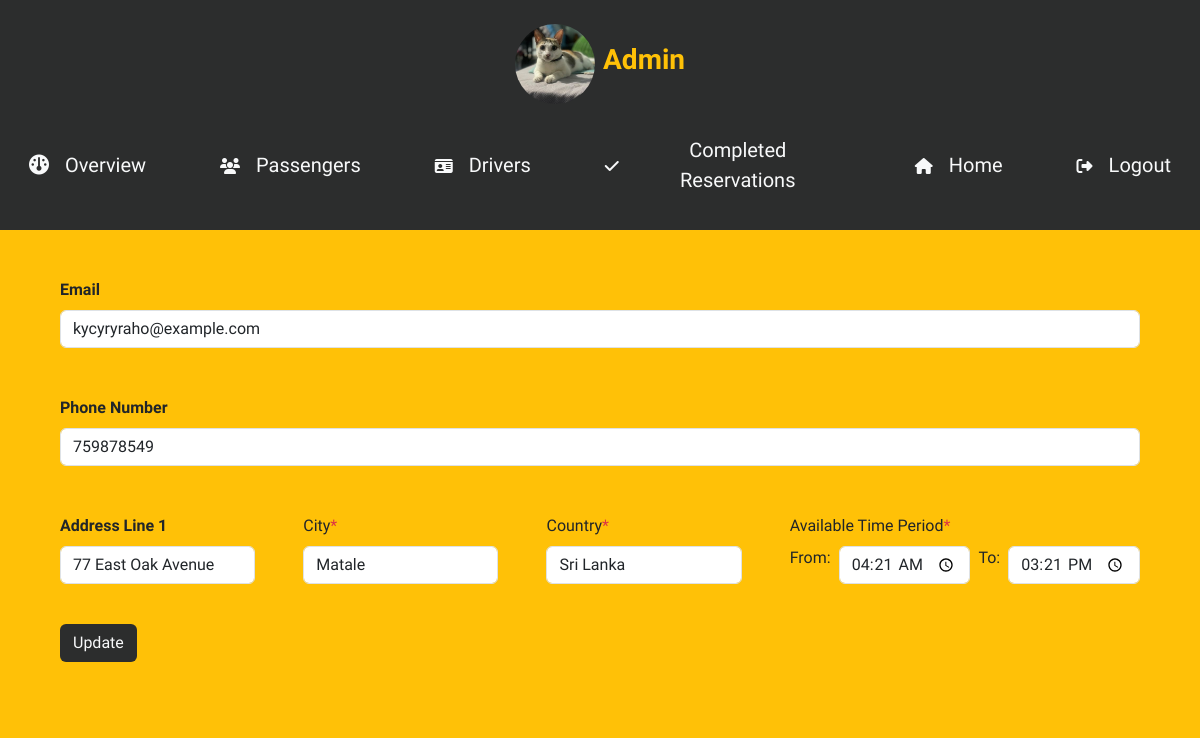
The page /admin-panel/admin-panel.php?edit_driver&driver_id=5 on the database its author committed.
### tables this page shows
CREATE TABLE `table_driver` (
  `driver_id` int(11) NOT NULL,
  `driver_name` varchar(50) NOT NULL,
  `driver_email` varchar(50) NOT NULL,
  `driver_phone_no` varchar(12) NOT NULL,
  `driver_id_card_no` varchar(20) NOT NULL,
  `driver_username` varchar(50) NOT NULL,
  `driver_password` varchar(255) NOT NULL,
  `taxi_number` varchar(20) NOT NULL,
  `availability_status` varchar(50) NOT NULL,
  `location_latitude` varchar(20) NOT NULL,
  `location_longitude` varchar(20) NOT NULL,
  `start_time` time NOT NULL,
  `end_time` time NOT NULL,
  `driver_address_line` varchar(50) NOT NULL,
  `driver_city` varchar(20) NOT NULL,
  `driver_country` varchar(20) NOT NULL,
  `driver_image` varchar(255) NOT NULL
);

### admin-panel/edit-driver.php (the view, shortened to what this page needs)
<?php
if (isset($_GET['driver_id'])) {
    $passedDriverId = $_GET['driver_id'];
    $getDriverDetails = mysqli_query($con, "SELECT * FROM `table_driver` WHERE driver_id = $passedDriverId");
    if (mysqli_num_rows($getDriverDetails) > 0 && mysqli_num_rows($getDriverDetails) == 1) {
        $arrayOfDriverDetails = mysqli_fetch_assoc($getDriverDetails);
        $driverEmail = $arrayOfDriverDetails['driver_email'];
        $driverPhoneNo = $arrayOfDriverDetails['driver_phone_no'];
        $driverAddressLine = $arrayOfDriverDetails['driver_address_line'];
        $driverCity = $arrayOfDriverDetails['driver_city'];
        $driverCountry = $arrayOfDriverDetails['driver_country'];
        $startTime = $arrayOfDriverDetails['start_time'];
        $endTime = $arrayOfDriverDetails['end_time'];
    }
}
?>
<form method="post" class="p-5">
    <div class="mb-5 w-100">
        <label for="driver-email" class="form-label fw-semibold ">Email</label>
        <div>
            <input type="email" class="form-control shadow-none" id="driver-email" name="driver-email" placeholder="Enter your Email" required="required" autocomplete="off" value="<?php echo $driverEmail; ?>" />
        </div>
    </div>
    <div class="mb-5 w-100">
        <label for="driver-phone-no" class="form-label fw-semibold">Phone Number</label>
        <div>
            <input type="text" class="form-control shadow-none" id="driver-phone-no" name="driver-phone-no" placeholder="Ex: +94777195282" required="required" autocomplete="off" value="<?php echo $driverPhoneNo; ?>" />
        </div>
    </div>
    <div class="d-md-flex align-items-center mt-3 gap-5">
        <div class="mb-3 w-100">
            <label for="driver-address-line-1" class="form-label fw-semibold">Address Line 1</label>
            <div>
                <input type="text" class="form-control shadow-none text-capitalize" id="driver-address-line-1" name="driver-address-line-1" placeholder="Ex: No.246/A, Meera Nagar Road" required="required" autocomplete="off" value="<?php echo $driverAddressLine; ?>" />
            </div>
        </div>
        <div class="mb-3 w-100">
            <label for="driver-city-name" class="form-label">City<span class="text-danger">*</span></label>
            <div>
                <input type="text" class="form-control shadow-none text-capitalize" id="driver-city-name" name="driver-city-name" placeholder="Ex: Nintavur" required="required" autocomplete="off" value="<?php echo $driverCity; ?>" />
            </div>
        </div>
        <div class="mb-3 w-100">
            <label for="driver-country-name" class="form-label">Country<span class="text-danger">*</span></label>
            <div>
                <input type="text" class="form-control shadow-none text-capitalize" id="driver-country-name" name="driver-country-name" placeholder="Ex: Sri Lanka" required="required" autocomplete="off" value="<?php echo $driverCountry; ?>" />
            </div>
        </div>
        <div class="mb-3 w-100">
            <label for="work-start-time" class="form-label font-bold-weight">Available Time Period<span class="text-danger">*</span></label>
            <div class="d-md-flex align-items-center gap-2">
                <div class="d-md-flex gap-2 w-100">
                    <label for="work-starting-time" class="form-label">From: </label>
                    <div class="w-100">
                        <input type="time" name="work-start-time" class="form-control shadow-none" id="work-start-time" required="required" value="<?php echo $startTime; ?>" />
                    </div>
                </div>
                <div class="d-md-flex gap-2 w-100">
                    <label for="work-ending-time" class="form-label">To: </label>
                    <div class="w-100">
                        <input type="time" name="work-ending-time" class="form-control shadow-none" id="work-ending-time" required="required" value="<?php echo $endTime; ?>" />
                    </div>
                </div>
            </div>
        </div>
    </div>
    <input type="submit" class="btn background-black-color text-light mt-4" value="Update" name="update-btn">
</form>

### assets/css/style.css (style rules this page uses)
html, body { scroll-behavior: smooth !important; }
body { font-family: "Sen", sans-serif !important; }
.background-black-color { background-color: #2c2d2d !important; }

### rows shown on the page
table_driver: driver-email "kycyryraho@example.com", driver-phone-no "759878549", driver-address-line-1 "77 East Oak Avenue", driver-city-name "Matale", driver-country-name "Sri Lanka", work-start-time "04:21:00", work-ending-time "15:21:00"
